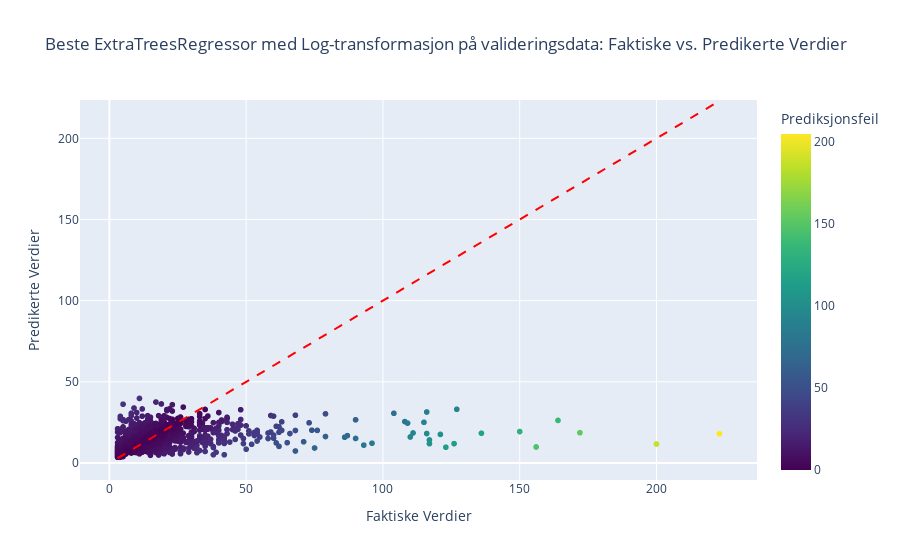

This figure's notebook cell:
### Markdown cell above
## Hyperparamtertuning av ExtraTreesRegressor med log transformert target variabel

### Code cell
# Log-transformer målvariabelen for å redusere skjevhet
y_train_log = np.log1p(y_train)

# Definer parameterområdet for ExtraTreesRegressor
param_grid_et = {
    'n_estimators': [100, 200, 500],         # Antall trær i ensemblet
    'max_depth': [10, 20, 50, None],         # Maks dybde for hvert tre
    'min_samples_split': [2, 5, 10],         # Minste antall prøver for å splitte en node
    'min_samples_leaf': [1, 2, 4],           # Minste antall prøver for å danne et blad
    'bootstrap': [True, False]               # Om bootstrap-prøver skal brukes for å bygge trærne
}

# Initialiser RandomizedSearchCV for ExtraTreesRegressor med forhåndsdefinert deling
random_search_et = RandomizedSearchCV(
    estimator=ExtraTreesRegressor(random_state=42),
    param_distributions=param_grid_et,
    n_iter=50,  # Antall parameterkombinasjoner å teste
    cv=pds,  # Forhåndsdefinert deling for trenings- og valideringsdata
    scoring='neg_root_mean_squared_error',  # Bruker negativ RMSE for skåring
    verbose=2,
    random_state=42,
    n_jobs=-1  # Bruker alle tilgjengelige kjerner
)

# Tren RandomizedSearchCV på det kombinerte datasettet med log-transformert målvariabel
random_search_et.fit(X_combined, np.log1p(y_combined))

# Hent beste hyperparametere og RMSE på log-skala
best_params_et = random_search_et.best_params_
best_rmse_log = -random_search_et.best_score_  # Konverter til positiv for RMSE
print(f"Beste Hyperparametere: {best_params_et}")
print(f"Beste RMSE på Log-skala: {best_rmse_log:.3f}")

# Omregn beste RMSE til opprinnelig skala (tilnærming)
best_rmse_original_scale = np.expm1(best_rmse_log)
print(f"Omtrentlig Beste RMSE på Opprinnelig Skala: {best_rmse_original_scale:.3f}")

# Tren ExtraTreesRegressor med beste parametere på kun log-transformerte treningsdata
best_et_model = ExtraTreesRegressor(**best_params_et, random_state=42)
best_et_model.fit(X_train_imputed, y_train_log)

# Prediker på valideringssettet (log-skala)
y_val_pred_log = best_et_model.predict(X_val_imputed)

# Inverter log-transformasjonen for prediksjoner på valideringsdata
y_val_pred_et = np.expm1(y_val_pred_log)

# Beregn RMSE for prediksjoner på opprinnelig skala
rmse_val_et = root_mean_squared_error(y_val, y_val_pred_et)
print(f"RMSE på Valideringssett med Log-transformasjon Anvendt: {rmse_val_et:.3f}")

# Visualiser faktiske vs predikerte verdier
plot_actual_vs_pred(y_val, y_val_pred_et, "Beste ExtraTreesRegressor med Log-transformasjon på valideringsdata")

### Figure 1 — Plotly figure (JSON) as saved in the notebook; plotly's stock layout.template omitted (floating-point values rounded to 4 significant figures; data arrays with more than 128 entries replaced by an {"elided": "..."} marker saying what was removed)
{"data": [{"hovertemplate": "Actual=%{x}<br>Predicted=%{y}<br>Prediksjonsfeil=%{marker.color}<extra></extra>", "legendgroup": "", "marker": {"color": {"elided": "1160 float values"}, "coloraxis": "coloraxis", "symbol": "circle"}, "mode": "markers", "name": "", "showlegend": false, "type": "scattergl", "x": {"elided": "1160 int values"}, "xaxis": "x", "y": {"elided": "1160 float values"}, "yaxis": "y"}], "layout": {"coloraxis": {"colorbar": {"title": {"text": "Prediksjonsfeil"}}, "colorscale": [[0, "#440154"], [0.1111, "#482878"], [0.2222, "#3e4989"], [0.3333, "#31688e"], [0.4444, "#26828e"], [0.5556, "#1f9e89"], [0.6667, "#35b779"], [0.7778, "#6ece58"], [0.8889, "#b5de2b"], [1, "#fde725"]]}, "legend": {"tracegroupgap": 0}, "shapes": [{"line": {"color": "Red", "dash": "dash"}, "name": "Perfekt Prediksjonslinje", "type": "line", "x0": 3, "x1": 223, "y0": 3, "y1": 223}], "title": {"text": "Beste ExtraTreesRegressor med Log-transformasjon på valideringsdata: Faktiske vs. Predikerte Verdier"}, "xaxis": {"anchor": "y", "domain": [0, 1], "title": {"text": "Faktiske Verdier"}}, "yaxis": {"anchor": "x", "domain": [0, 1], "title": {"text": "Predikerte Verdier"}}}}
